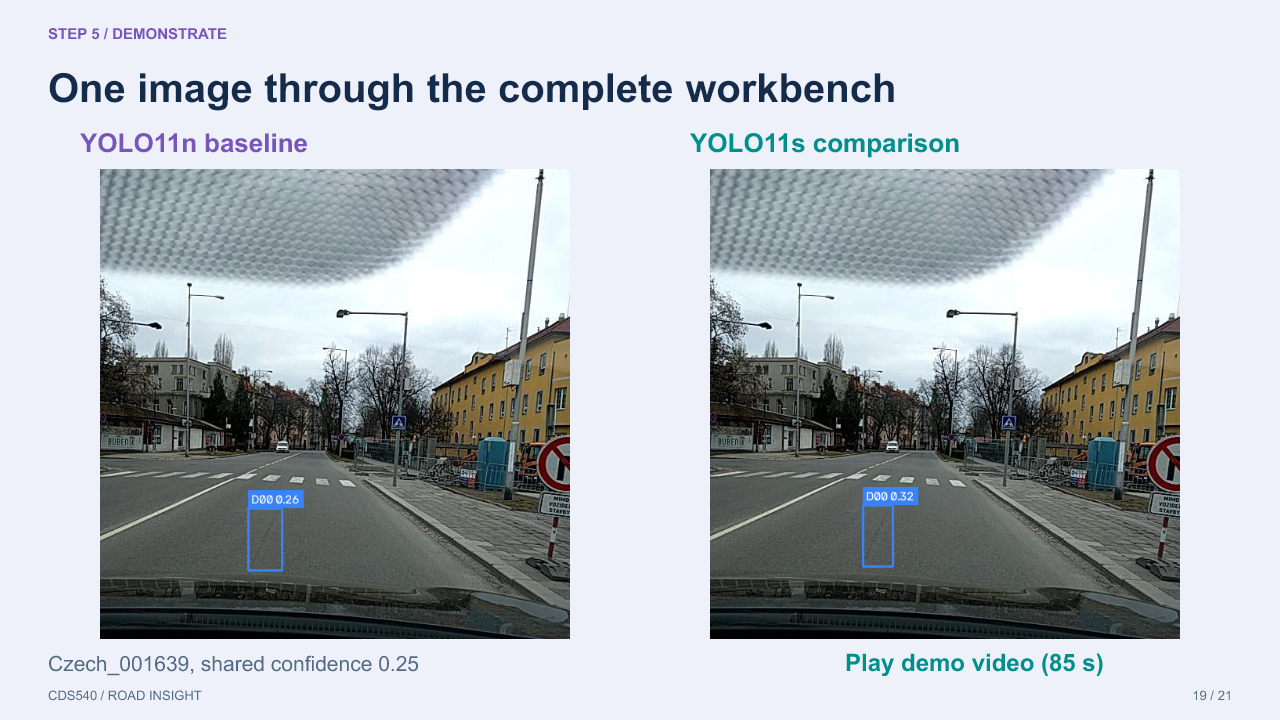
#> input picture submission/presentation_support/PPT_完整对比预览.png, 1280 x 720 px
$ python -i ipm_geometry_v2.py   (imports and definitions only)
#> lines starting #> are read from the running program, lines starting #| are printed output that depends on the picture; after the words box and inside, x2 and y2 are one past the last pixel; in counts of white or black regions, pixels touching at a corner belong together
#> further down, picture is the input picture: shape (720, 1280, 3); mean B, G, R 189.4, 183.7, 178.5
"""
Inverse Perspective Mapping (IPM) Geometry Module for Road Plane Area Estimation (v2).
Course: CDS540 Computer Vision (C-Tier Upgrade C1)

DISCLAIMER (R5 / D06):
Because RDD2022 does not include camera intrinsics, extrinsics, mounting height,
or lane width calibration, any metric area computed from monocular dashcam frames
is an ASSUMED-GEOMETRY ESTIMATE (`estimated_ground_area_m2`) with explicit
uncertainty, NOT a true physical ground-truth area.
"""

from __future__ import annotations

import argparse
import json
import math
import sys
from pathlib import Path
from typing import Any

import cv2
import numpy as np

ROOT = Path(__file__).resolve().parent.parent


# [15 lines left out: function canonical_road_quad, not called in this run]


class RoadPlaneIPM:
    """
    Homography-based road-plane Inverse Perspective Mapping with explicit
    geometric assumptions and out-of-region / horizon uncertainty handling.
    """

    def __init__(
        self,
        lane_width_m: float = 3.5,
        lane_length_m: float = 20.0,
        camera_height_m: float = 1.2,
        seed: int = 42,
        bev_size: tuple[int, int] = (360, 720),
    ) -> None:
        if lane_width_m <= 0 or lane_length_m <= 0 or camera_height_m <= 0:
            raise ValueError("lane_width_m, lane_length_m, and camera_height_m must be positive.")
        self.lane_width_m = float(lane_width_m)
        self.lane_length_m = float(lane_length_m)
        self.camera_height_m = float(camera_height_m)
        self.seed = int(seed)
        self.bev_width = int(bev_size[0])
        self.bev_height = int(bev_size[1])

        self.H: np.ndarray | None = None
        self.H_inv: np.ndarray | None = None
        self.src_quad: np.ndarray | None = None
        self.image_shape: tuple[int, int] | None = None
        self.calibration_mode: str = "uncalibrated"

    @property
    def dst_quad(self) -> np.ndarray:
        """Destination bird's-eye rectangle corners (TL, TR, BR, BL)."""
        w, h = float(self.bev_width), float(self.bev_height)
        return np.array(
            [
                [0.0, 0.0],
                [w - 1.0, 0.0],
                [w - 1.0, h - 1.0],
                [0.0, h - 1.0],
            ],
            dtype=np.float32,
        )

    # [5 lines left out: function m2_per_bev_pixel, not called in this run]

    def calibrate_from_quad(self, src_quad: np.ndarray, image_shape: tuple[int, ...]) -> np.ndarray:
        """
        Calibrate 3x3 homography H from a 4x2 float32 road trapezoid
        ordered as [top-left, top-right, bottom-right, bottom-left].
        """
        quad = np.asarray(src_quad, dtype=np.float32)
        if quad.shape != (4, 2):
            raise ValueError(f"src_quad must have shape (4, 2), got {quad.shape}")
        if not np.all(np.isfinite(quad)):
            raise ValueError("src_quad contains non-finite values.")

        H = cv2.getPerspectiveTransform(quad, self.dst_quad)
        if H is None or not np.all(np.isfinite(H)):
            raise RuntimeError("Failed to compute valid homography matrix from src_quad.")

        H = H.astype(np.float64)
        # Normalize homography sign so that the calibrated road trapezoid center has positive homogeneous w.
        quad_center = np.array([quad[:, 0].mean(), quad[:, 1].mean(), 1.0], dtype=np.float64)
        if float((H @ quad_center)[2]) < 0.0:
            H = -H

        self.H = H
        self.H_inv = np.linalg.inv(self.H)
        self.src_quad = quad.copy()
        self.image_shape = (int(image_shape[0]), int(image_shape[1]))
        self.calibration_mode = "quad"
        return self.H.copy()

    def calibrate_from_vanishing_point(
        self, image_bgr: np.ndarray
    ) -> tuple[np.ndarray | None, dict[str, Any]]:
        """
        Attempt lane-edge Hough line detection and vanishing-point intersection.
        Must return (None, {"reason": ...}) on failure; never silently falls back.
        """
        if image_bgr is None or image_bgr.ndim != 3:
            return None, {"reason": "invalid_input_image"}

        h, w = image_bgr.shape[:2]
        gray = cv2.cvtColor(image_bgr, cv2.COLOR_BGR2GRAY)
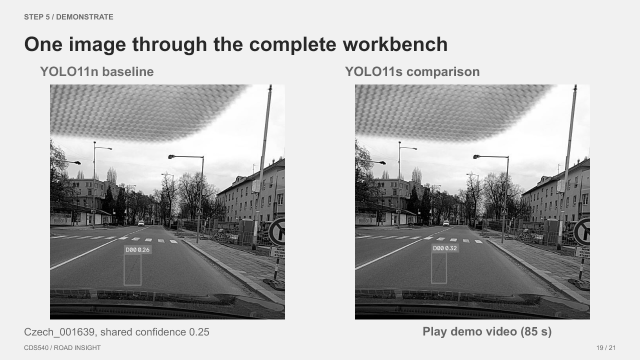
#> gray: shape (720, 1280) (shown at 1/2 size); min 0, max 255, mean 183
        blur = cv2.GaussianBlur(gray, (5, 5), 0)
        edges = cv2.Canny(blur, 60, 160)
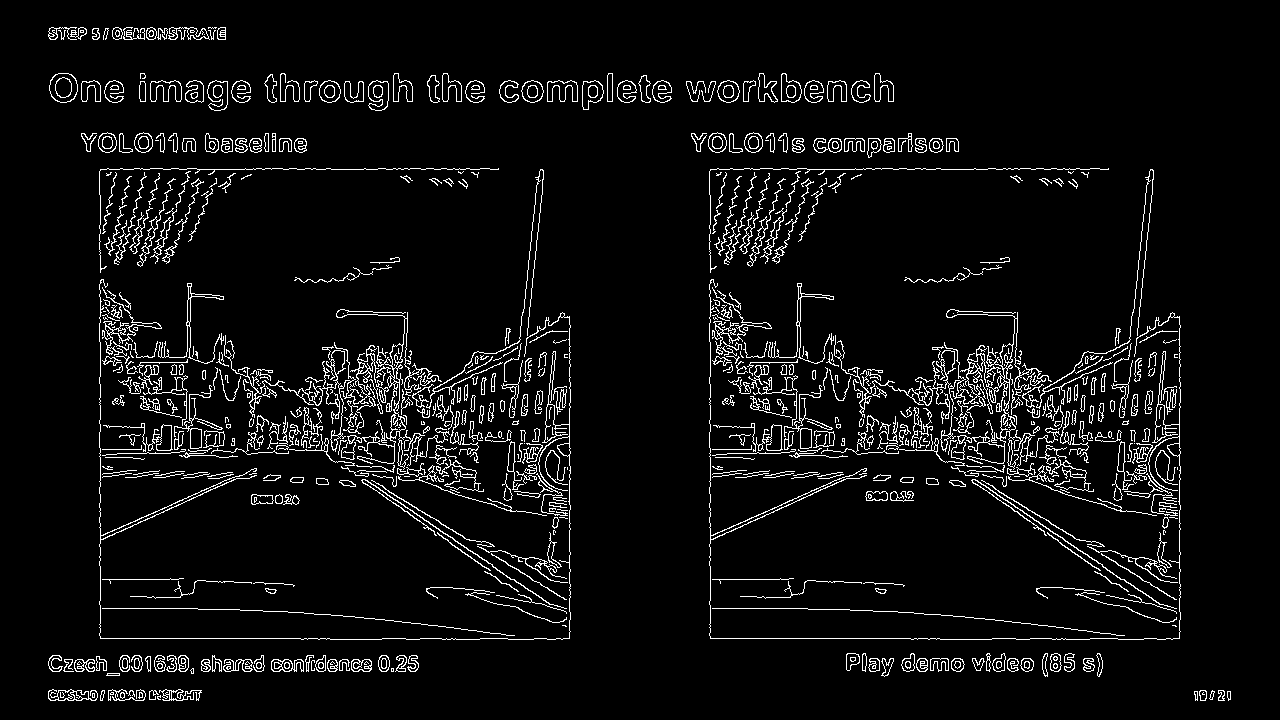
#> edges: shape (720, 1280); 5.6% white in thin lines or dots, all inside (x1, y1, x2, y2) = (48, 27, 1231, 701)

        # Restrict to lower road region (below 45% image height)
        mask = np.zeros_like(edges)
        roi_top = int(0.45 * h)
        mask[roi_top:, :] = 255
        roi_edges = cv2.bitwise_and(edges, mask)
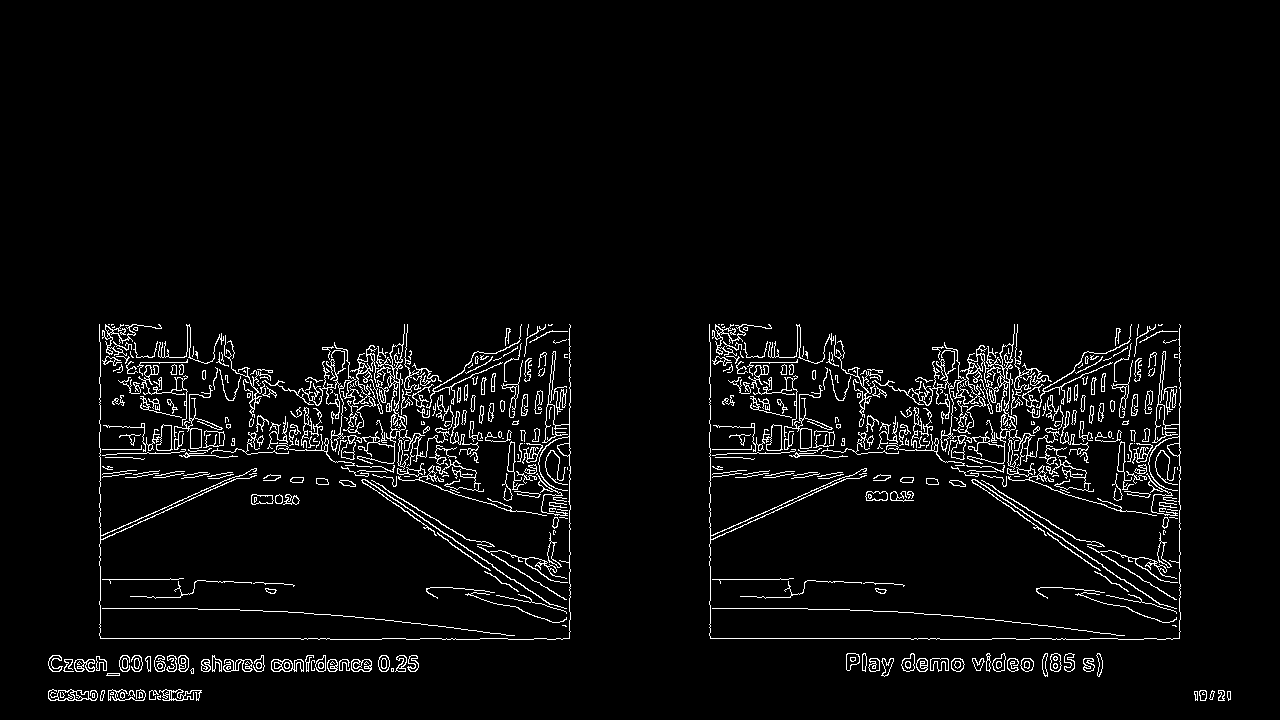
#> roi_edges: shape (720, 1280); 4% white in thin lines or dots, all inside (x1, y1, x2, y2) = (48, 324, 1231, 701)

        lines = cv2.HoughLinesP(
            roi_edges,
            rho=1,
            theta=np.pi / 180.0,
            threshold=40,
            minLineLength=max(24, int(0.08 * w)),
            maxLineGap=25,
        )
#> lines = 300 rows, first 6: [710, 638, 939, 638], [49, 668, 417, 668], [836, 397, 1179, 367], [893, 423, 1180, 617], [740, 438, 1179, 438], [99, 456, 491, 421]
        if lines is None or len(lines) < 2:
            return None, {"reason": "insufficient_hough_segments", "num_lines": 0 if lines is None else len(lines)}

        left_lines: list[tuple[float, float]] = []
        right_lines: list[tuple[float, float]] = []
        for seg in lines.reshape(-1, 4):
            x1, y1, x2, y2 = [float(v) for v in seg]
            dx = x2 - x1
            dy = y2 - y1
            if abs(dx) < 1e-3:
                continue
            slope = dy / dx
            # Reject near-horizontal and near-vertical lines
            if abs(slope) < 0.28 or abs(slope) > 4.0:
                continue
            intercept = y1 - slope * x1
            # In image coords (y down): negative slope on left side, positive slope on right side
            xm = 0.5 * (x1 + x2)
            if slope < 0 and xm < 0.65 * w:
                left_lines.append((slope, intercept))
            elif slope > 0 and xm > 0.35 * w:
                right_lines.append((slope, intercept))
#> this loop made 300 passes
#> (x1, y1, x2, y2, dx, dy, slope) on passes 1 to 3: (710, 638, 939, 638, 229, 0, 0), (49, 668, 417, 668, 368, 0, 0), (836, 397, 1179, 367, 343, -30, -0.0875)
#> after the loop, left_lines = [(-0.464, 586.8), (-0.446, 580.1), (-0.464, 869.9), (-0.444, 851), (-0.462, 868.7), (-0.462, 583.2), (-0.443, 850.8)]; right_lines = [(0.676, -180.6), (0.606, -113.5), (0.603, 257.3), (0.671, -174.3), (0.7, -200.2), (0.724, 216.9), (0.698, -196.6), (0.673, 234.6), (0.601, -108.2), (0.304, 451.9), (0.327, 386.3)]

        if not left_lines or not right_lines:
            return None, {
                "reason": "missing_converging_lane_pair",
                "left_count": len(left_lines),
                "right_count": len(right_lines),
            }

        m_left = float(np.median([m for m, _ in left_lines]))
#> m_left = -0.462
        b_left = float(np.median([b for _, b in left_lines]))
#> b_left = 850.8
        m_right = float(np.median([m for m, _ in right_lines]))
#> m_right = 0.671
        b_right = float(np.median([b for _, b in right_lines]))
#> b_right = -108.2

        denom = m_left - m_right
#> denom = -1.13
        if abs(denom) < 1e-3:
            return None, {"reason": "parallel_lane_candidates"}

        vx = (b_right - b_left) / denom
#> vx = 846.5
        vy = m_left * vx + b_left
#> vy = 460.2

        # Sanity-check vanishing point location
        if not (0.15 * w <= vx <= 0.85 * w and 0.15 * h <= vy <= 0.68 * h):
            return None, {
                "reason": "vanishing_point_out_of_plausible_horizon",
                "vp_x": round(vx, 2),
                "vp_y": round(vy, 2),
            }

        y_top = max(vy + 0.08 * h, 0.50 * h)
#> y_top = 517.8
        y_bot = 0.94 * h
        if y_bot - y_top < 0.15 * h:
            return None, {"reason": "degenerate_road_vertical_span", "y_top": round(y_top, 2), "y_bot": round(y_bot, 2)}

        x_tl = (y_top - b_left) / m_left
#> x_tl = 721.7
        x_tr = (y_top - b_right) / m_right
#> x_tr = 932.3
        x_bl = (y_bot - b_left) / m_left
#> x_bl = 377.1
        x_br = (y_bot - b_right) / m_right
#> x_br = 1169.1

        if not (0 <= x_tl < x_tr <= w and -0.25 * w <= x_bl < x_br <= 1.25 * w):
            return None, {
                "reason": "reconstructed_quad_invalid_geometry",
                "quad_x": [round(x_tl, 1), round(x_tr, 1), round(x_br, 1), round(x_bl, 1)],
            }

        quad = np.array([[x_tl, y_top], [x_tr, y_top], [x_br, y_bot], [x_bl, y_bot]], dtype=np.float32)
#> quad = [[721.7, 517.8], [932.3, 517.8], [1169.1, 676.8], [377.1, 676.8]]
        H = self.calibrate_from_quad(quad, image_bgr.shape)
#> in calibrate_from_quad, `H = cv2.getPerspectiveTransform(quad, self.dst_quad)`: H = [[-0.213, -0.462, 393.4], [0, -2.13, 1102], [0, -0.00217, 1]]
#> in calibrate_from_quad, `quad_center = np.array([quad[:, 0].mean(), quad[:, 1].mean(), 1.0], dt..`: quad_center = [800, 597.3, 1]
#> in calibrate_from_quad, `H = -H`: H = [[0.213, 0.462, -393.4], [0, 2.13, -1102], [0, 0.00217, -1]]
#> in calibrate_from_quad, `self.H = H`: self.H has the same summary as H
#> in calibrate_from_quad, `self.H_inv = np.linalg.inv(self.H)`: self.H_inv = [[4.69, -6.9, 5765.2], [0, -3.75, 4136.2], [0, -0.00816, 7.99]]
#> in calibrate_from_quad, `self.src_quad = quad.copy()`: self.src_quad has the same summary as quad in calibrate_from_vanishing_point
        self.calibration_mode = "vanishing_point"
        return H, {
            "reason": "ok",
            "vp_x": round(vx, 2),
            "vp_y": round(vy, 2),
            "left_count": len(left_lines),
            "right_count": len(right_lines),
        }

    # [159 lines left out: functions warp_image, _project_points, box_to_ground_polygon, _polygon_area, estimated_ground_area_m2, main, not called in this run]


# [2 lines not run here, left out]

>>> import cv2
>>> picture = cv2.imread('../submission/presentation_support/PPT_完整对比预览.png')
>>> result = RoadPlaneIPM().calibrate_from_vanishing_point(picture)

$ run again, on submission/presentation_support/PPT_流程预览.png
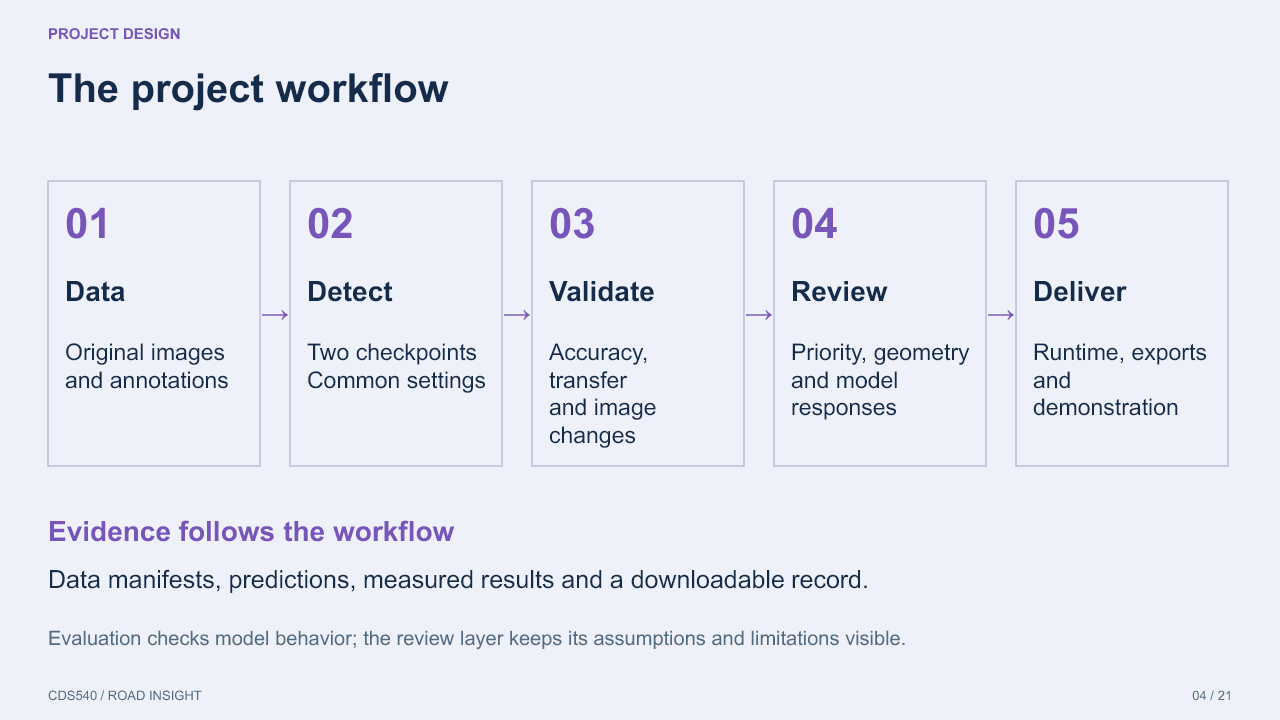
#> input picture submission/presentation_support/PPT_流程预览.png, 1280 x 720 px
#> picture is the input picture: shape (720, 1280, 3); mean B, G, R 244.8, 233.5, 231.2
#> in calibrate_from_vanishing_point, `edges = cv2.Canny(blur, 60, 160)`:
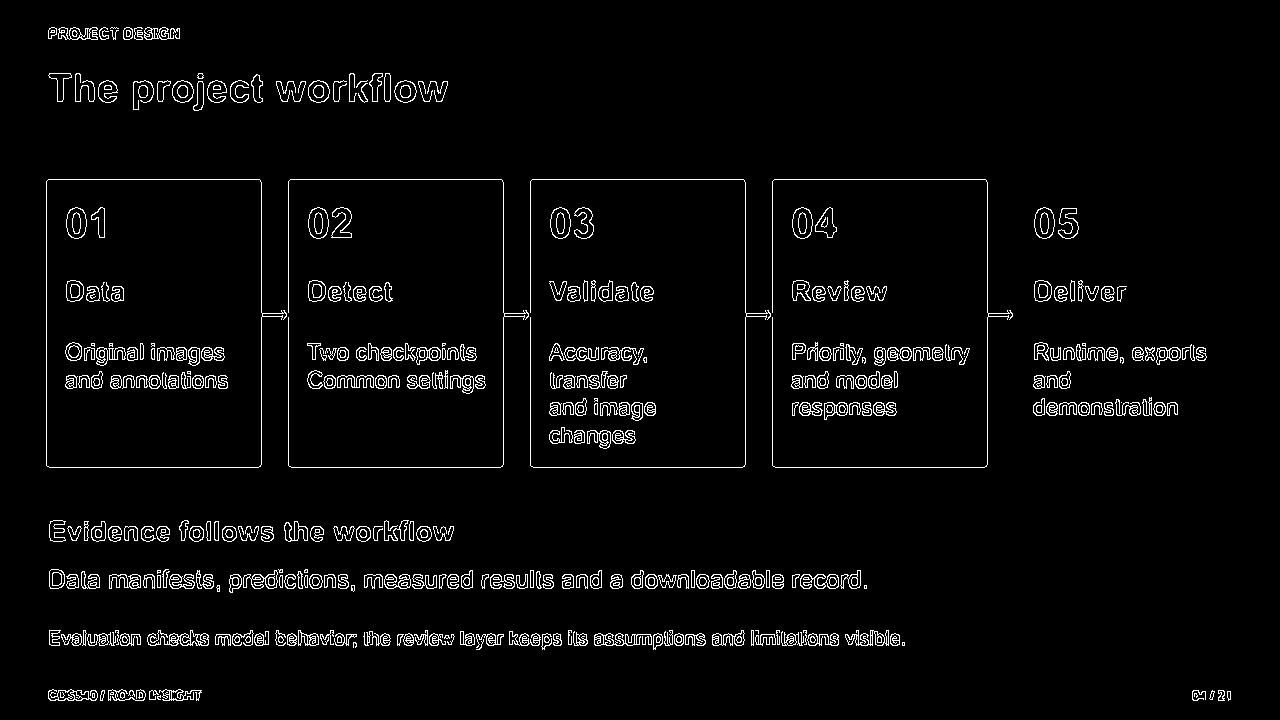
#> edges: shape (720, 1280); 3.5% white in thin lines or dots, all inside (x1, y1, x2, y2) = (46, 27, 1231, 701)
#> in calibrate_from_vanishing_point, `roi_edges = cv2.bitwise_and(edges, mask)`:
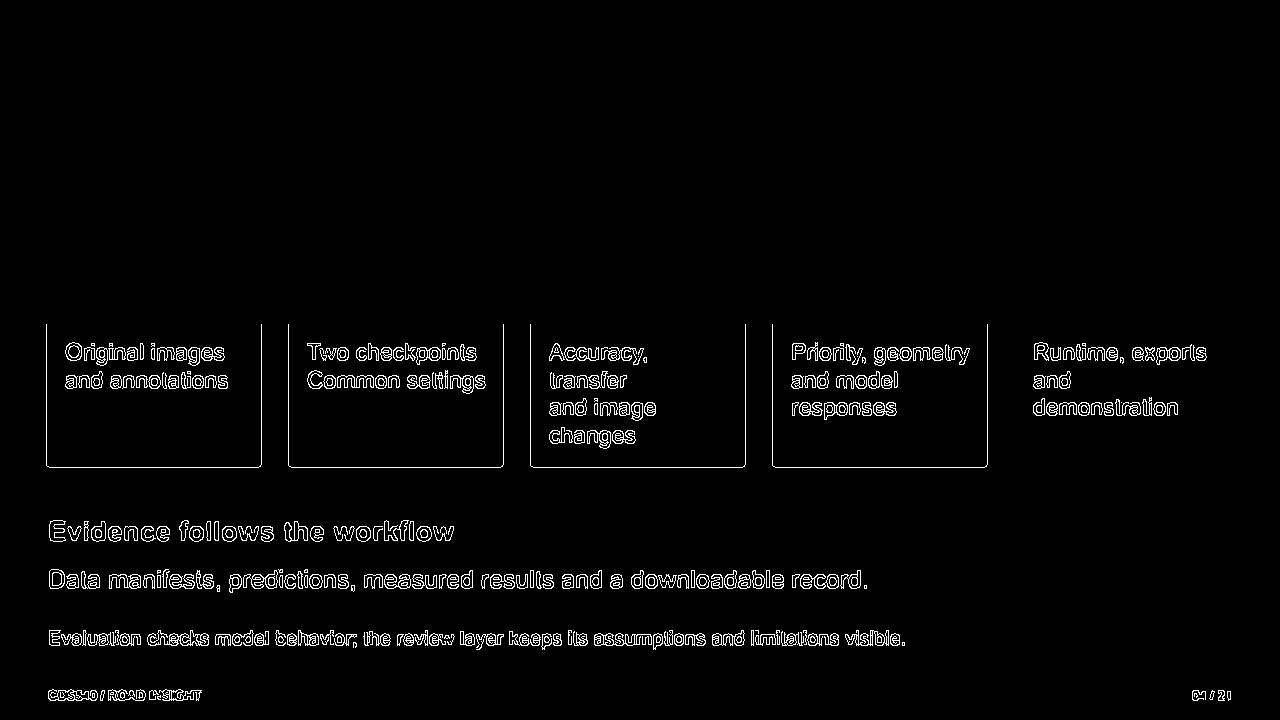
#> roi_edges: shape (720, 1280); 2.5% white in thin lines or dots, all inside (x1, y1, x2, y2) = (46, 324, 1231, 701)
#> lines = 154 rows, first 6: [49, 467, 258, 467], [49, 634, 898, 634], [49, 644, 904, 644], [772, 350, 987, 350], [49, 577, 860, 577], [51, 645, 437, 645]
#> the loop in calibrate_from_vanishing_point, `for seg in lines.reshape(-1, 4):` made 154 passes
#> (x1, y1, x2, y2, dx, dy, slope) on passes 1 to 3: (49, 467, 258, 467, 209, 0, 0), (49, 634, 898, 634, 849, 0, 0), (49, 644, 904, 644, 855, 0, 0)
#> after the loop in calibrate_from_vanishing_point, `for seg in lines.reshape(-1, 4):`: left_lines = []
